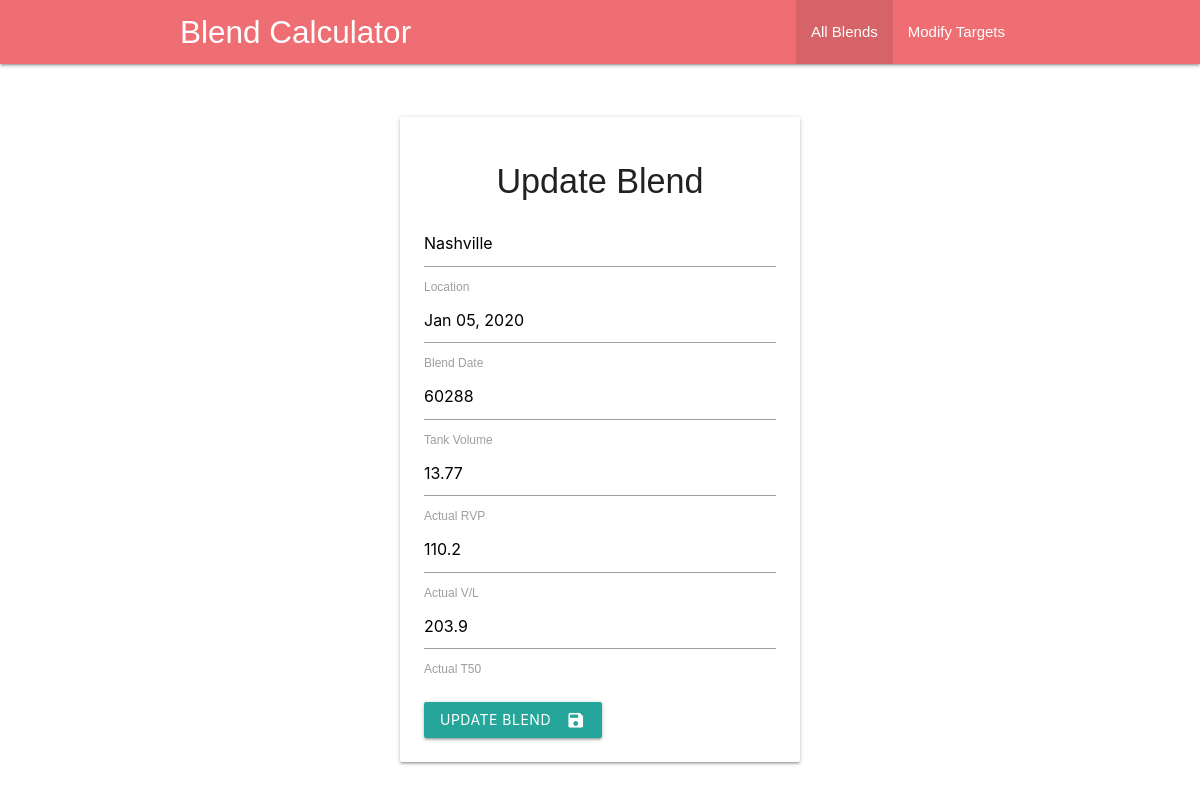
/update/2, run on an earlier commit of the app's database.
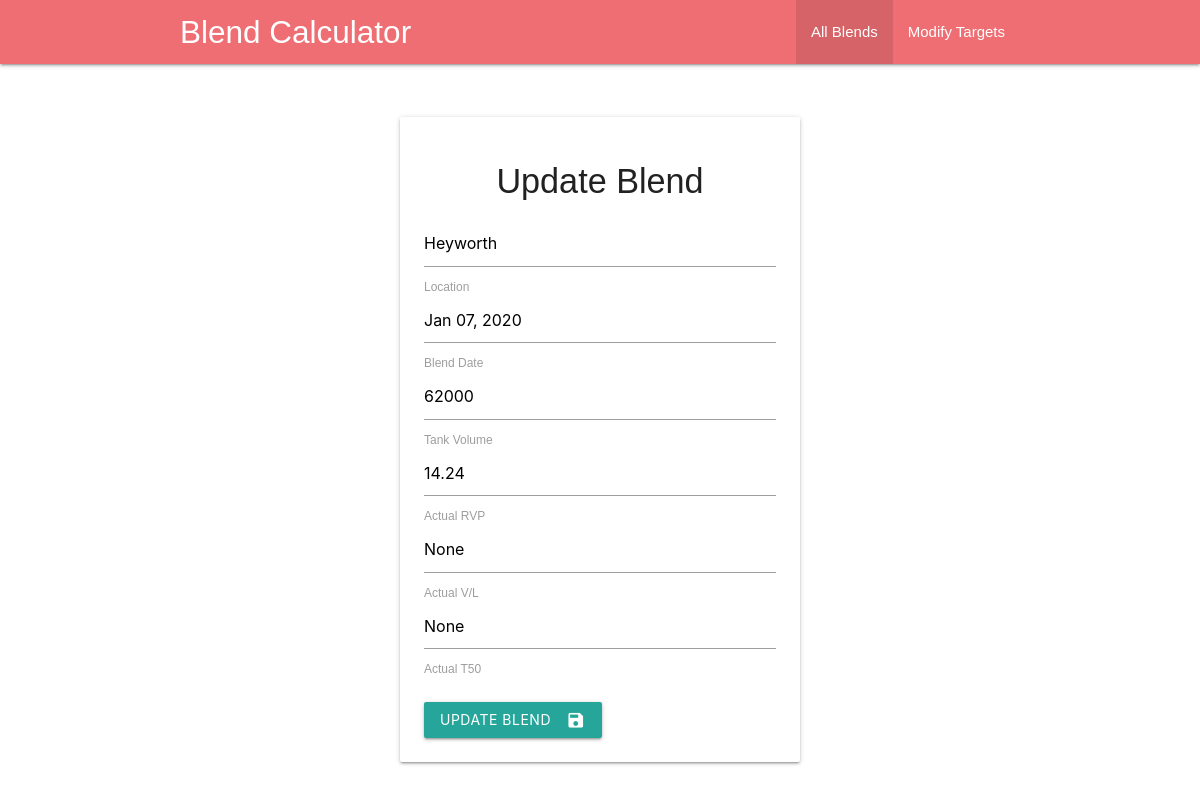
And on a later commit of the database.
### app.py (models this page shows, shortened)
class Blend(db.Model):
    id = db.Column(db.Integer, primary_key=True)
    location = db.Column(db.String(200), nullable=False)
    tankvolume = db.Column(db.String(200), default=0)
    actualrvp = db.Column(db.String(200), nullable=False)
    actualvl = db.Column(db.String(200), nullable=False)
    actualt50 = db.Column(db.String(200))
    finalcalc = db.Column(db.String(200))
    blenddate = db.Column(db.String(200))

### app.py (the view)
@app.route('/update/<int:id>', methods=['GET', 'POST'])
def update(id):
    blend = Blend.query.get_or_404(id)
    if request.method =='POST':
        blend.location = request.form['location']
        blend.blenddate = request.form['blenddate']
        blend.tankvolume = request.form['tankvolume']
        blend.actualrvp = request.form['actualrvp']
        blend.actualvl = request.form['actualvl']
        blend.actualt50 = request.form['actualt50']
        try:
            db.session.commit()
            return redirect('/')
        except:
            return 'There was an issue updating your blend'
    else:
        return render_template('update.html', blend=blend)

### templates/update.html (shortened to what this page needs)
{% extends 'base.html' %}
{% block body %}
    <div class="content">
        <br>
        <br>
        <div class="card-panel">
            <h4 style="text-align: center">Update Blend</h4>
            <div class="form">
                <form action="/update/{{ blend.id }}" method="POST">
                    <input placeholder="Location" type="text" name="location" id="location"
                           value="{{ blend.location }}">
                    <label class="active" for="location">Location</label>
                    <input type="text" class="datepicker" name="blenddate" id="blenddate" value="{{ blend.blenddate }}">
                    <label class="active" for="blenddate">Blend Date</label>
                    <input type="text" name="tankvolume" id="tankvolume" value="{{ blend.tankvolume }}">
                    <label class="active" for="tankvolume">Tank Volume</label>
                    <input type="text" name="actualrvp" id="actualrvp" value="{{ blend.actualrvp }}">
                    <label class="active" for="actualrvp">Actual RVP</label>
                    <input type="text" name="actualvl" id="actualvl" value="{{ blend.actualvl }}">
                    <label class="active" for="actualvl">Actual V/L</label>
                    <input type="text" name="actualt50" id="actualt50" value="{{ blend.actualt50 }}">
                    <label class="active" for="actualt50">Actual T50</label>
                    <br>
                    <br>
                    <button class="btn waves-effect waves-light" type="submit" name="action">Update Blend
                        <i class="material-icons right">save</i>
                    </button>
                </form>
            </div>
        </div>
    </div>
{% endblock %}

### templates/base.html (shortened to what this page needs)
<!DOCTYPE html>
<html lang="en">
<head>
    <link rel="stylesheet" href="{{ url_for('static', filename='css/main.css') }}">
    <link rel="stylesheet" href="https://cdnjs.cloudflare.com/ajax/libs/materialize/1.0.0/css/materialize.min.css">
    <nav>
        <div class="nav-wrapper">
            <div class="container">
                <a href="/" class="brand-logo">Blend Calculator</a>
                <ul class="hide-on-med-and-down right">
                    <li class="active"><a href="/">All Blends</a></li>
                    <li><a href="/update_targets">Modify Targets</a></li>
                </ul>
            </div>
        </div>
    </nav>
</head>
<body>
{% block body %} {% endblock %}
</body>
</html>

### static/CSS/main.css (style rules this page uses)
body, html { margin: 0; font-family: sans-serif; }
.content { margin: 0 auto; width: 400px; }
.form { margin-top: 20px; }

What changed in the data, as far as the page shows it:
changed Blend: location "Nashville" → "Heyworth"; blenddate "Jan 05, 2020" → "Jan 07, 2020"; tankvolume "60288" → "62000"; actualrvp "13.77" → "14.24"; actualvl "110.2" → "None"; actualt50 "203.9" → "None"
